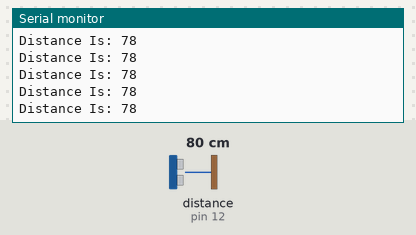
Bench run of a sketch on a simulated Arduino Uno, built with avr-gcc and run on an emulated ATmega328P. On the bench: the last lines printed to the serial monitor. Wiring (inferred from the names in the program): ultrasonic range finder: trigger pin 13; echo pin 12. Inputs (shaded band) come from the test bench; at power-on: distance to the obstacle (sensor on pin 12) 80 cm. The echo pulse lasts 58.3 µs per cm.

Above: at 1.2 s.
1.3 s: distance to the obstacle (sensor on pin 12) set to 2 cm
At 1.9 s:
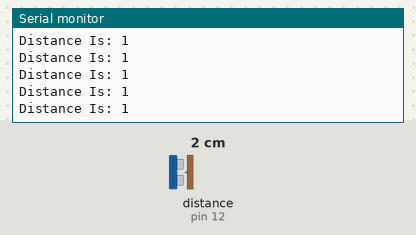
4.3 s: distance to the obstacle (sensor on pin 12) set to 120 cm
At 4.9 s:
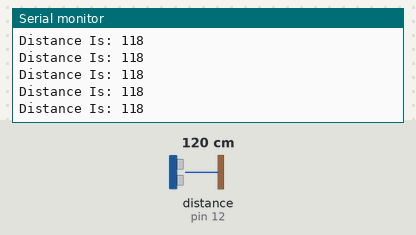
7.3 s: distance to the obstacle (sensor on pin 12) set to 18 cm
At 8.3 s:
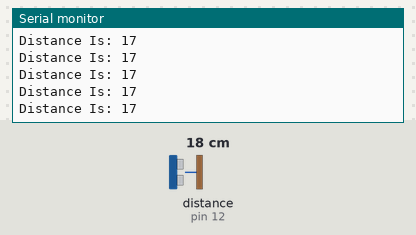
13.3 s: distance to the obstacle (sensor on pin 12) set to 250 cm
At 13.8 s:
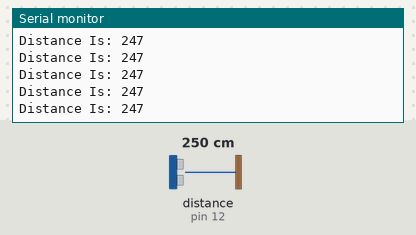
16.3 s: distance to the obstacle (sensor on pin 12) set to 4 cm
At 17.1 s:
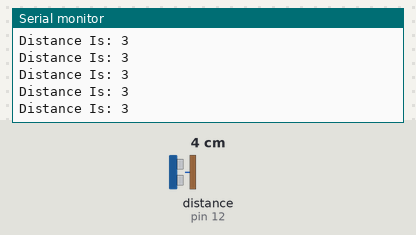
Timing chart, 0 to 19.3 s (numbered marks = the images above; inputs shaded):
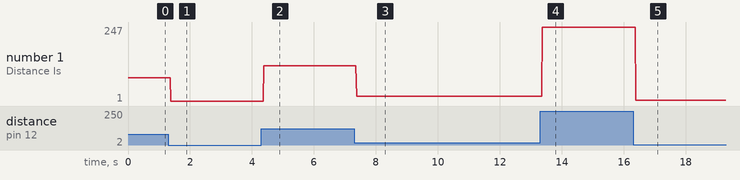

The sketch:

Distance_Sonar.ino
```cpp
const int trigPin = 13;
const int echoPin  = 12;

void setup()
{
Serial.begin (9600);
pinMode(trigPin, OUTPUT);
pinMode(echoPin, INPUT);
}

void loop()
{
long duration, distance;
digitalWrite(trigPin, LOW);
delayMicroseconds(2);
digitalWrite(trigPin, HIGH);
delayMicroseconds(10);
digitalWrite(trigPin, LOW);
duration = pulseIn(echoPin, HIGH);
distance = (duration/2) * 0.034;

Serial.print("Distance Is: ");
Serial.println(distance);
}
```

Measured:
- after the input at 1.3 s, the serial monitor: prints a new line after 0.08 s (image 1)
- after the input at 4.3 s, the serial monitor: prints a new line after 0.08 s (image 2)
- after the input at 7.3 s, the serial monitor: prints a new line after 0.07 s (image 3)
- after the input at 13.3 s, the serial monitor: prints a new line after 0.07 s (image 4)
- after the input at 16.3 s, the serial monitor: prints a new line after 0.08 s (image 5)
- plotted number 1: 78 → 1 after the input at 1.3 s, 1 → 118 after the input at 4.3 s, 118 → 17 after the input at 7.3 s, 17 → 247 after the input at 13.3 s, 247 → 3 after the input at 16.3 s
